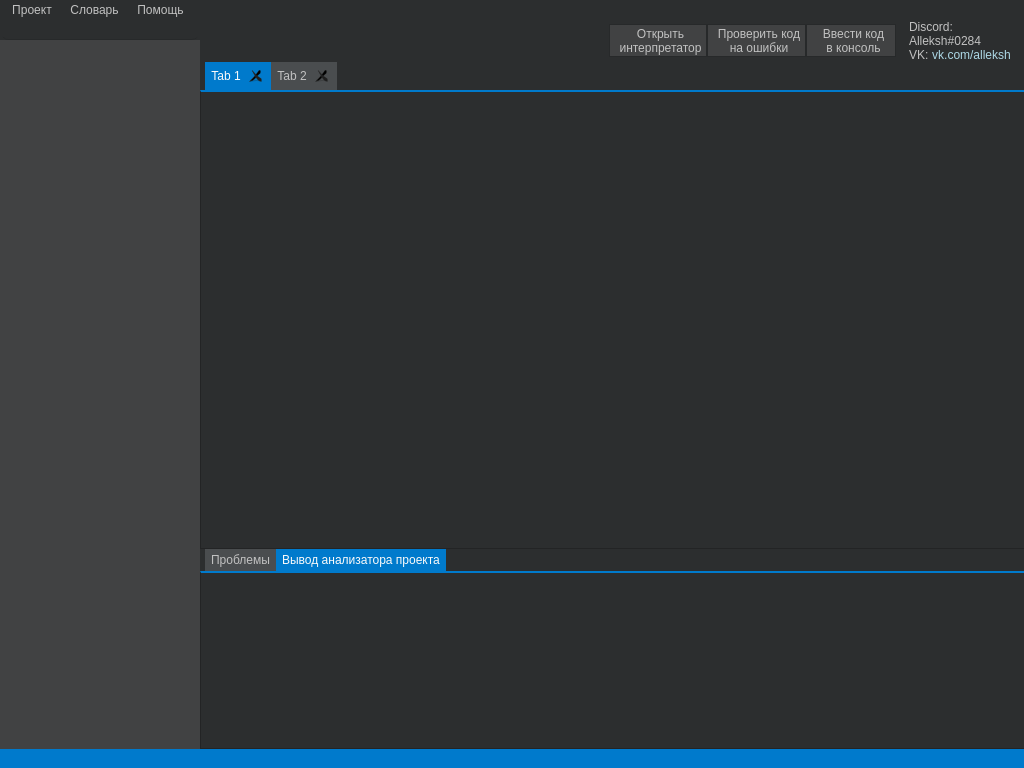
<?xml version="1.0" encoding="UTF-8"?>
<ui version="4.0">
 <class>MainWindow</class>
 <widget class="QMainWindow" name="MainWindow">
  <property name="geometry">
   <rect>
    <x>0</x>
    <y>0</y>
    <width>1024</width>
    <height>768</height>
   </rect>
  </property>
  <property name="minimumSize">
   <size>
    <width>1024</width>
    <height>768</height>
   </size>
  </property>
  <property name="windowTitle">
   <string>MainWindow</string>
  </property>
  <property name="styleSheet">
   <string notr="true">background-color:#2C2E2F;
</string>
  </property>
  <widget class="QWidget" name="centralWidget">
   <layout class="QGridLayout" name="gridLayout_3">
    <property name="sizeConstraint">
     <enum>QLayout::SetNoConstraint</enum>
    </property>
    <property name="leftMargin">
     <number>0</number>
    </property>
    <property name="topMargin">
     <number>0</number>
    </property>
    <property name="rightMargin">
     <number>0</number>
    </property>
    <property name="bottomMargin">
     <number>0</number>
    </property>
    <property name="spacing">
     <number>0</number>
    </property>
    <item row="0" column="0">
     <widget class="QLabel" name="ProjectName">
      <property name="maximumSize">
       <size>
        <width>200</width>
        <height>16777215</height>
       </size>
      </property>
      <property name="styleSheet">
       <string notr="true">    color:#c1c1c1;
    background-color:#2C2E2F;
    border-radius:8px;
    border: 1px solid #2C2E2F;
    border-bottom: 1px solid #27292a;
	padding: 2px;</string>
      </property>
      <property name="text">
       <string/>
      </property>
     </widget>
    </item>
    <item row="0" column="1" rowspan="2">
     <layout class="QGridLayout" name="gridLayout">
      <property name="spacing">
       <number>0</number>
      </property>
      <item row="0" column="0">
       <layout class="QHBoxLayout" name="horizontalLayout_3">
        <property name="spacing">
         <number>0</number>
        </property>
        <item>
         <spacer name="horizontalSpacer">
          <property name="orientation">
           <enum>Qt::Horizontal</enum>
          </property>
          <property name="sizeHint" stdset="0">
           <size>
            <width>40</width>
            <height>20</height>
           </size>
          </property>
         </spacer>
        </item>
        <item>
         <layout class="QHBoxLayout" name="horizontalLayout_2">
          <property name="spacing">
           <number>0</number>
          </property>
          <item>
           <widget class="QToolButton" name="OpenInterpreter">
            <property name="minimumSize">
             <size>
              <width>90</width>
              <height>0</height>
             </size>
            </property>
            <property name="styleSheet">
             <string notr="true">QToolButton{
    border-style: solid;
    border-width: 1px;
    border-color: #27292a;
    color:#c1c1c1;
	background-color:#414243;
	padding-left: 5px;
}
QToolButton::pressed {
    background-color: #6b6c6d;
    border-style: inset;
}</string>
            </property>
            <property name="text">
             <string>Открыть
интерпретатор</string>
            </property>
           </widget>
          </item>
          <item>
           <widget class="QToolButton" name="CheckErrors">
            <property name="minimumSize">
             <size>
              <width>90</width>
              <height>0</height>
             </size>
            </property>
            <property name="styleSheet">
             <string notr="true">QToolButton{
    border-style: solid;
    border-width: 1px;
    border-color: #27292a;
    color:#c1c1c1;
	background-color:#414243;
	padding-left: 5px;
}
QToolButton::pressed {
    background-color: #6b6c6d;
    border-style: inset;
}</string>
            </property>
            <property name="text">
             <string>Проверить код
на ошибки</string>
            </property>
           </widget>
          </item>
          <item>
           <widget class="QToolButton" name="EnterCodeInConsole">
            <property name="minimumSize">
             <size>
              <width>90</width>
              <height>0</height>
             </size>
            </property>
            <property name="styleSheet">
             <string notr="true">QToolButton{
    border-style: solid;
    border-width: 1px;
    border-color: #27292a;
    color:#c1c1c1;
	background-color:#414243;
	padding-left: 5px;
}
QToolButton::pressed {
    background-color: #6b6c6d;
    border-style: inset;
}</string>
            </property>
            <property name="text">
             <string>Ввести код 
в консоль</string>
            </property>
           </widget>
          </item>
          <item>
           <spacer name="horizontalSpacer_3">
            <property name="orientation">
             <enum>Qt::Horizontal</enum>
            </property>
            <property name="sizeType">
             <enum>QSizePolicy::Minimum</enum>
            </property>
            <property name="sizeHint" stdset="0">
             <size>
              <width>13</width>
              <height>20</height>
             </size>
            </property>
           </spacer>
          </item>
         </layout>
        </item>
        <item>
         <layout class="QVBoxLayout" name="verticalLayout_2">
          <property name="spacing">
           <number>0</number>
          </property>
          <item>
           <widget class="QLabel" name="label">
            <property name="styleSheet">
             <string notr="true">color:#c1c1c1;</string>
            </property>
            <property name="text">
             <string>Discord:
Alleksh#0284</string>
            </property>
           </widget>
          </item>
          <item>
           <layout class="QHBoxLayout" name="horizontalLayout">
            <property name="spacing">
             <number>0</number>
            </property>
            <item>
             <widget class="QLabel" name="label_2">
              <property name="styleSheet">
               <string notr="true">color:#c1c1c1;</string>
              </property>
              <property name="text">
               <string>VK: </string>
              </property>
             </widget>
            </item>
            <item>
             <widget class="QPushButton" name="pushButton_4">
              <property name="styleSheet">
               <string notr="true">QPushButton {
color: lightblue;
    border: none;
}

QPushButton:pressed {

}

QPushButton:flat {
}

QPushButton:default {

}</string>
              </property>
              <property name="text">
               <string>vk.com/alleksh</string>
              </property>
             </widget>
            </item>
           </layout>
          </item>
         </layout>
        </item>
        <item>
         <spacer name="horizontalSpacer_2">
          <property name="orientation">
           <enum>Qt::Horizontal</enum>
          </property>
          <property name="sizeType">
           <enum>QSizePolicy::Minimum</enum>
          </property>
          <property name="sizeHint" stdset="0">
           <size>
            <width>13</width>
            <height>20</height>
           </size>
          </property>
         </spacer>
        </item>
       </layout>
      </item>
      <item row="1" column="0">
       <widget class="QTabWidget" name="Files">
        <property name="styleSheet">
         <string notr="true">QTabWidget::pane { /* The tab widget frame */

    border-top: 2px solid #007ACC;
	border-bottom: 1px solid #232425;
	border-left:1px solid #232425;
}

QTabWidget::tab-bar {
    left: 5px; /* move to the right by 5px */
}

/* Style the tab using the tab sub-control. Note that
    it reads QTabBar _not_ QTabWidget */
QTabBar::tab {
background-color:#4a4d4f;
 border: 2px solid #4a4d4f;
    border-bottom-color: #4a4d4f; /* same as the pane color */
    min-width: 12px;
    min-height: 12px;
    padding: 4px;
    padding-top: 2px;
	padding-bottom:02px;
}

QTabBar::tab:hover {

    background-color: #6b6c6d;
	border:#6b6c6d;
}

QTabBar::tab:selected {
    border-color: #007ACC;
    color:#FAFAFA;
	background:#007ACC;
}

QTabBar::tab:!selected {
color:#c1c1c1;
}
QTabBar::close-button {
image: url(:/images/close.png); padding: 3px;
} 
QTabBar::close-button:hover { image: url(:/images/close-hover.png); padding: 3px; }</string>
        </property>
        <property name="tabPosition">
         <enum>QTabWidget::North</enum>
        </property>
        <property name="tabShape">
         <enum>QTabWidget::Rounded</enum>
        </property>
        <property name="currentIndex">
         <number>0</number>
        </property>
        <property name="iconSize">
         <size>
          <width>4</width>
          <height>4</height>
         </size>
        </property>
        <property name="elideMode">
         <enum>Qt::ElideMiddle</enum>
        </property>
        <property name="tabsClosable">
         <bool>true</bool>
        </property>
        <property name="movable">
         <bool>true</bool>
        </property>
        <widget class="QWidget" name="tab_3">
         <property name="styleSheet">
          <string notr="true">
QTabBar::close-button { image: url(qrc:/close.jpg) subcontrol-position: left; } 
QTabBar::close-button:hover { image: url(qrc:/close-hover.jpg) }</string>
         </property>
         <attribute name="title">
          <string>Tab 1</string>
         </attribute>
        </widget>
        <widget class="QWidget" name="tab_4">
         <property name="styleSheet">
          <string notr="true">
QTabBar::close-button { image: url(qrc:/close.jpg) subcontrol-position: left; } 
QTabBar::close-button:hover { image: url(qrc:/close-hover.jpg) }</string>
         </property>
         <attribute name="title">
          <string>Tab 2</string>
         </attribute>
         <layout class="QGridLayout" name="gridLayout_2">
          <property name="leftMargin">
           <number>0</number>
          </property>
          <property name="topMargin">
           <number>0</number>
          </property>
          <property name="rightMargin">
           <number>0</number>
          </property>
          <property name="bottomMargin">
           <number>0</number>
          </property>
          <property name="spacing">
           <number>0</number>
          </property>
         </layout>
        </widget>
       </widget>
      </item>
      <item row="2" column="0">
       <widget class="QTabWidget" name="CompilerOutput">
        <property name="maximumSize">
         <size>
          <width>16777215</width>
          <height>200</height>
         </size>
        </property>
        <property name="styleSheet">
         <string notr="true">QTabWidget::pane { /* The tab widget frame */

    border-top: 2px solid #007ACC;
	border-bottom: 1px solid #232425;
	border-left:1px solid #232425;
}

QTabWidget::tab-bar {
    left: 5px; /* move to the right by 5px */
}

/* Style the tab using the tab sub-control. Note that
    it reads QTabBar _not_ QTabWidget */
QTabBar::tab {
background-color:#4a4d4f;
 border: 2px solid #4a4d4f;
    border-bottom-color: #4a4d4f; /* same as the pane color */
    min-width: 12px;
    min-height: 12px;
    padding: 4px;
    padding-top: 2px;
	padding-bottom:02px;
}

QTabBar::tab:hover {

    background-color: #6b6c6d;
	border:#6b6c6d;
}

QTabBar::tab:selected {
    border-color: #007ACC;
    color:#FAFAFA;
	background:#007ACC;
}

QTabBar::tab:!selected {
color:#c1c1c1;
}
QTabBar::close-button {
image: url(:/images/close.png); padding: 3px;
} 
QTabBar::close-button:hover { image: url(:/images/close-hover.png); padding: 3px; }</string>
        </property>
        <property name="currentIndex">
         <number>1</number>
        </property>
        <property name="tabsClosable">
         <bool>false</bool>
        </property>
        <property name="movable">
         <bool>true</bool>
        </property>
        <widget class="QWidget" name="tab">
         <attribute name="title">
          <string>Проблемы</string>
         </attribute>
         <layout class="QGridLayout" name="gridLayout_4">
          <property name="leftMargin">
           <number>0</number>
          </property>
          <property name="topMargin">
           <number>0</number>
          </property>
          <property name="rightMargin">
           <number>0</number>
          </property>
          <property name="bottomMargin">
           <number>0</number>
          </property>
          <property name="spacing">
           <number>0</number>
          </property>
          <item row="0" column="0">
           <widget class="QTextBrowser" name="TextAnalysisOutput">
            <property name="styleSheet">
             <string notr="true">QScrollBar:horizontal {
    color:#c1c1c1;
background-color:#2C2E2F;
}

QScrollBar::handle:horizontal {

 border: 2px groove #6b6c6d;
border-radius:4px;
background-color:#2C2E2F;
    color:#c1c1c1;
    min-width: 20px;
}

QScrollBar::add-page:horizontal, QScrollBar::sub-page:horizontal {
    color:#c1c1c1;
background-color:#2C2E2F;
}

QScrollBar:vertical {    
color:#c1c1c1;
background-color:#2C2E2F;
 }
 QScrollBar::handle:vertical {
 border: 2px groove #6b6c6d;
border-radius:4px;
background-color:#2C2E2F;
    color:#c1c1c1;
     min-height: 20px;
 }
 QScrollBar::add-page:vertical, QScrollBar::sub-page:vertical {
    background: #2C2E2F;
 }

QTextBrowser
{
 border-style: solid;
    border-width: 2px;
    border-color: #27292a;
    color:#c1c1c1;
}</string>
            </property>
           </widget>
          </item>
         </layout>
        </widget>
        <widget class="QWidget" name="tab_2">
         <attribute name="title">
          <string>Вывод анализатора проекта</string>
         </attribute>
        </widget>
       </widget>
      </item>
     </layout>
    </item>
    <item row="1" column="0">
     <widget class="QTreeView" name="ProjectTree">
      <property name="maximumSize">
       <size>
        <width>200</width>
        <height>16777215</height>
       </size>
      </property>
      <property name="styleSheet">
       <string notr="true">QTreeView {
background-color:#414243;
border:1px solid #414243;
}

QTreeView::item {
    color:#c1c1c1;
}

QTreeView::item:hover {
    background-color: #6b6c6d;
    border: 1px solid #232425;
}

QTreeView::item:selected {
    border: 1px solid #232425;
background-color:#27292a;
}

QTreeView::item:selected:active{
    background-color: #6b6c6d;
}

QTreeView::item:selected:!active {
    background-color: #6b6c6d;
}</string>
      </property>
     </widget>
    </item>
   </layout>
  </widget>
  <widget class="QMenuBar" name="menuBar">
   <property name="geometry">
    <rect>
     <x>0</x>
     <y>0</y>
     <width>1024</width>
     <height>22</height>
    </rect>
   </property>
   <property name="styleSheet">
    <string notr="true">QMenuBar::item {
color:#c1c1c1;
    spacing: 8px; /* spacing between menu bar items */
    padding: 3px 6px;
    background: transparent;
}

QMenuBar::item:selected { /* when selected using mouse or keyboard */
    background: #808182;
}

QMenuBar::item:pressed {
    background: #565758;
}</string>
   </property>
   <widget class="QMenu" name="Project">
    <property name="styleSheet">
     <string notr="true">QMenu {
    background-color: #414243; /* sets background of the menu */
    border: 1px solid #232425;
}

QMenu::item {
    /* sets background of menu item. set this to something non-transparent
        if you want menu color and menu item color to be different */
    background-color: transparent;
    color:#c1c1c1;
    padding: 4px 8px;
}

QMenu::item:selected { /* when user selects item using mouse or keyboard */
    background-color: #6b6c6d;
}</string>
    </property>
    <property name="title">
     <string>Проект</string>
    </property>
    <addaction name="OpenProject"/>
    <addaction name="CreateProject"/>
    <addaction name="separator"/>
    <addaction name="SaveAndExit"/>
   </widget>
   <widget class="QMenu" name="WordList">
    <property name="styleSheet">
     <string notr="true">QMenu {
    background-color: #414243; /* sets background of the menu */
    border: 1px solid #232425;
}

QMenu::item {
    /* sets background of menu item. set this to something non-transparent
        if you want menu color and menu item color to be different */
    background-color: transparent;
    color:#c1c1c1;
    padding: 4px 8px;
}

QMenu::item:selected { /* when user selects item using mouse or keyboard */
    background-color: #6b6c6d;
}</string>
    </property>
    <property name="title">
     <string>Словарь</string>
    </property>
    <addaction name="EditCurrentWordList"/>
    <addaction name="LoadStandardWordList"/>
   </widget>
   <widget class="QMenu" name="Help">
    <property name="styleSheet">
     <string notr="true">QMenu {
    background-color: #414243; /* sets background of the menu */
    border: 1px solid #232425;
}

QMenu::item {
    /* sets background of menu item. set this to something non-transparent
        if you want menu color and menu item color to be different */
    background-color: transparent;
    color:#c1c1c1;
    padding: 4px 8px;
}

QMenu::item:selected { /* when user selects item using mouse or keyboard */
    background-color: #6b6c6d;
}</string>
    </property>
    <property name="title">
     <string>Помощь</string>
    </property>
    <addaction name="WordListHelp"/>
    <addaction name="InterfaceHelp"/>
    <addaction name="FORTHHelp"/>
    <addaction name="SpecSymbolsHelp"/>
   </widget>
   <addaction name="Project"/>
   <addaction name="WordList"/>
   <addaction name="Help"/>
  </widget>
  <widget class="QStatusBar" name="Status">
   <property name="styleSheet">
    <string notr="true">
QStatusBar {
background:#007ACC;
color:#fafafa;
}</string>
   </property>
   <property name="sizeGripEnabled">
    <bool>false</bool>
   </property>
  </widget>
  <action name="EditCurrentWordList">
   <property name="text">
    <string>Отредактировать словарь</string>
   </property>
  </action>
  <action name="LoadStandardWordList">
   <property name="text">
    <string>Загрузить стандартный словарь</string>
   </property>
  </action>
  <action name="WordListHelp">
   <property name="text">
    <string>Помощь по взаимодействию со словарем</string>
   </property>
  </action>
  <action name="InterfaceHelp">
   <property name="text">
    <string>Помощь по интерфейсу</string>
   </property>
  </action>
  <action name="FORTHHelp">
   <property name="text">
    <string>Помощь по FORTH</string>
   </property>
  </action>
  <action name="SpecSymbolsHelp">
   <property name="text">
    <string>Помощь по спец. символам</string>
   </property>
  </action>
  <action name="OpenProject">
   <property name="text">
    <string>Открыть проект</string>
   </property>
  </action>
  <action name="CreateProject">
   <property name="text">
    <string>Создать проект...</string>
   </property>
  </action>
  <action name="SaveAndExit">
   <property name="text">
    <string>Сохранить и выйти</string>
   </property>
  </action>
 </widget>
 <layoutdefault spacing="6" margin="11"/>
 <resources/>
 <connections/>
</ui>
